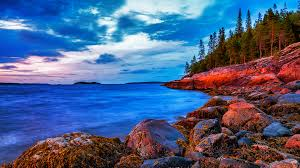
#> input picture PatternRecognition/lab7/image.jpg, 300 x 168 px
$ python main.py
#> lines starting #> are read from the running program, lines starting #| are printed output that depends on the picture; after the words box and inside, x2 and y2 are one past the last pixel; in counts of white or black regions, pixels touching at a corner belong together
# Полный код для выполнения лабораторной работы
import cv2
import numpy as np
import matplotlib.pyplot as plt


def add_salt_and_pepper(image, prob=0.01):
    output = np.copy(image)
    total_pixels = image.size
    num_salt = int(total_pixels * prob / 2); num_pepper = num_salt
    coords_s = [np.random.randint(0, i - 1, num_salt) for i in image.shape]
    output[tuple(coords_s)] = 255
    coords_p = [np.random.randint(0, i - 1, num_pepper) for i in image.shape]
    output[tuple(coords_p)] = 0
    return output

def add_gaussian_noise(image, mean=0, sigma=25):
#> called with mean = 0, sigma = 20
    img_float = image.astype(np.float64) / 255.0
    gaussian = np.random.normal(mean, sigma/255.0, img_float.shape)
    noisy_img = img_float + gaussian
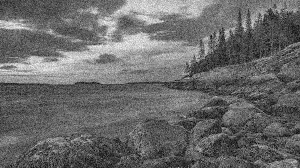
#> noisy_img: shape (168, 300) float64; min -0.214, max 1.19, mean 0.376; drawn with min black and max white
    noisy_img = np.clip(noisy_img, 0.0, 1.0)
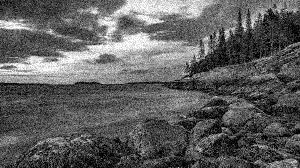
#> noisy_img: shape (168, 300) float64; min 0, max 1, mean 0.377
    return (noisy_img * 255).astype(np.uint8)


#--- Показ результатов ---
image_path = 'image.jpg'
original_img = cv2.imread(image_path, cv2.IMREAD_GRAYSCALE)

if original_img is None:
    print(f"Ошибка: Не удалось загрузить изображение по пути: {image_path}. Проверьте путь.")
else:
    # Полутоновое с Гауссовским шумом
    noisy_gaussian = add_gaussian_noise(original_img, sigma=20)

    # Бинарное изображение с шумом "Соль и перец"
    _, binary_base = cv2.threshold(original_img, 127, 255, cv2.THRESH_BINARY)
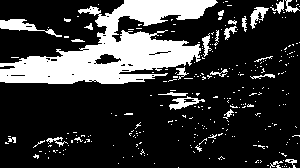
#> binary_base: shape (168, 300); 21.7% white; 292 white regions (267 under 20 px), largest, box (x1, y1, x2, y2) and area: (0, 0, 218, 84) 8332, (0, 19, 62, 37) 377, (169, 96, 205, 110) 208
    noisy_sp = add_salt_and_pepper(binary_base, prob=0.02)
#> in add_salt_and_pepper, `output[tuple(coords_s)] = 255`:
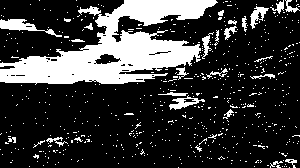
#> output: shape (168, 300); 22.4% white; 589 white regions (562 under 20 px), largest, box (x1, y1, x2, y2) and area: (0, 0, 218, 85) 8351, (0, 19, 62, 37) 381, (169, 95, 205, 110) 209
#> in add_salt_and_pepper, `output[tuple(coords_p)] = 0`:
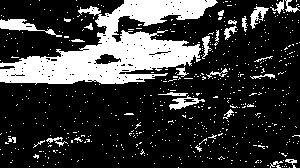
#> output: shape (168, 300); 22.2% white; 587 white regions (561 under 20 px), largest, box (x1, y1, x2, y2) and area: (0, 0, 218, 85) 8264, (0, 19, 62, 37) 380, (169, 95, 205, 110) 208

    # ДЛЯ ПОЛУТОНОВОГО (Gaussian Noise)
    denoised_avg = cv2.blur(noisy_gaussian, (3, 3))
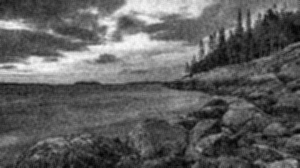
#> denoised_avg: shape (168, 300); min 4, max 249, mean 95.5
    denoised_gauss = cv2.GaussianBlur(noisy_gaussian, (3, 3), 0)

    # ДЛЯ БИНАРНОГО (Salt-and-Pepper Noise)
    kernel_med = 3
    denoised_median = cv2.medianBlur(noisy_sp, kernel_med)
#> denoised_median: shape (168, 300); 20.4% white; 75 white regions (52 under 20 px), largest, box (x1, y1, x2, y2) and area: (0, 0, 217, 84) 8423, (0, 19, 37, 31) 327, (169, 98, 200, 109) 184

    kernel_morph = np.ones((3, 3), np.uint8)  # Морфологическая обработка с ядром 3
    denoised_opening = cv2.morphologyEx(noisy_sp, cv2.MORPH_OPEN, kernel_morph) # Открытие(Opening) композиция Эрозии и Расширения (Dilation)
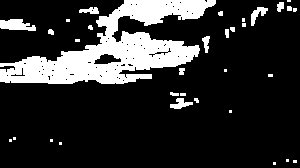
#> denoised_opening: shape (168, 300); 18% white; 33 white regions (18 under 20 px), largest, box (x1, y1, x2, y2) and area: (0, 0, 216, 84) 7813, (0, 19, 36, 31) 304, (251, 7, 268, 26) 142

    fig, axes = plt.subplots(2, 4, figsize=(15, 10))

    axes[0, 0].imshow(original_img, cmap='gray'); axes[0, 0].set_title('Исходное GrayScale')
    axes[0, 1].imshow(noisy_gaussian, cmap='gray'); axes[0, 1].set_title('Зашумленное (Gaussian)')
    axes[0, 2].imshow(denoised_gauss, cmap='gray'); axes[0, 2].set_title('Устранено (Gaussian Filter, 3x3)')
    axes[0, 3].imshow(denoised_avg, cmap='gray'); axes[0, 3].set_title('Устранено (Median Filter, 3x3)')

    axes[1, 0].imshow(binary_base, cmap='gray'); axes[1, 0].set_title('Исходное Бинарное')
    axes[1, 1].imshow(noisy_sp, cmap='gray'); axes[1, 1].set_title('Зашумленное (Salt & Pepper)')
    axes[1, 2].imshow(denoised_median, cmap='gray'); axes[1, 2].set_title('Устранено (Median Filter, 3)')
    axes[1, 3].imshow(denoised_opening, cmap='gray'); axes[1, 3].set_title('Устранено (Opening Filter, 3)')

    for ax in axes.flat:
        ax.axis('off')

    plt.tight_layout()
    plt.show()
